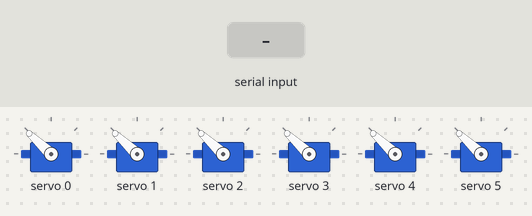
Bench run of a sketch on a simulated Arduino Nano, built with avr-gcc and run on an emulated ATmega328P. Parts: 6 × servo. The inputs (shaded band) are chosen by the test bench. What the sketch prints to the serial monitor is not drawn.

Above: at 1.5 s.
1.6 s: "T:\n" received over Serial
At 2.5 s:
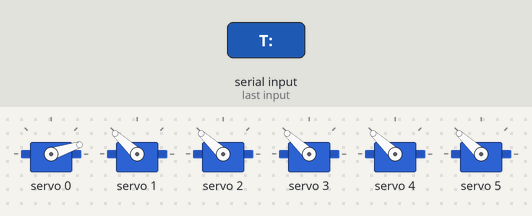
4.2 s: "L:\n" received over Serial
5.7 s: "T:90\n" received over Serial
Timing chart, 0 to 8.7 s (numbered marks = the images above; inputs shaded):
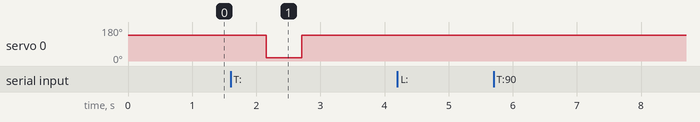

The sketch:

phase2_one_cell_pca9685.ino
```cpp
/*
  Fingertip Phase 2: one braille cell on one PCA9685 board.

  Wiring:
    Nano A4  -> PCA9685 SDA
    Nano A5  -> PCA9685 SCL
    Nano 5V  -> PCA9685 VCC
    Nano GND -> PCA9685 GND

    External 5V + -> PCA9685 V+ screw terminal
    External 5V - -> PCA9685 GND screw terminal

    Servo channels:
      Channel 0 = dot 1
      Channel 1 = dot 2
      Channel 2 = dot 3
      Channel 3 = dot 4
      Channel 4 = dot 5
      Channel 5 = dot 6

  Serial Monitor:
    9600 baud, newline ending
    T:0 through T:5 -> test one servo
    R               -> lower all dots
    L:A             -> show braille A
    L:Q             -> show braille Q

  Calibration:
    Your Phase 1 mechanism raised when moving from 90 to 0, so this sketch uses:
      DOWN_ANGLE = 90
      UP_ANGLE   = 0
    If the pins move backward, swap those two values.
*/

#include <Wire.h>
#include <Adafruit_PWMServoDriver.h>

Adafruit_PWMServoDriver pwm = Adafruit_PWMServoDriver(0x40);

const int SERVO_FREQ_HZ = 50;
const int SERVO_MIN_PULSE = 150;
const int SERVO_90_PULSE = 400;
const int DOWN_ANGLE = 90;
const int UP_ANGLE = 0;
const int WRITE_GAP_MS = 50;
const int TEST_HOLD_MS = 500;

const bool BRAILLE[26][6] = {
  {1, 0, 0, 0, 0, 0},  // A
  {1, 1, 0, 0, 0, 0},  // B
  {1, 0, 0, 1, 0, 0},  // C
  {1, 0, 0, 1, 1, 0},  // D
  {1, 0, 0, 0, 1, 0},  // E
  {1, 1, 0, 1, 0, 0},  // F
  {1, 1, 0, 1, 1, 0},  // G
  {1, 1, 0, 0, 1, 0},  // H
  {0, 1, 0, 1, 0, 0},  // I
  {0, 1, 0, 1, 1, 0},  // J
  {1, 0, 1, 0, 0, 0},  // K
  {1, 1, 1, 0, 0, 0},  // L
  {1, 0, 1, 1, 0, 0},  // M
  {1, 0, 1, 1, 1, 0},  // N
  {1, 0, 1, 0, 1, 0},  // O
  {1, 1, 1, 1, 0, 0},  // P
  {1, 1, 1, 1, 1, 0},  // Q
  {1, 1, 1, 0, 1, 0},  // R
  {0, 1, 1, 1, 0, 0},  // S
  {0, 1, 1, 1, 1, 0},  // T
  {1, 0, 1, 0, 0, 1},  // U
  {1, 1, 1, 0, 0, 1},  // V
  {0, 1, 0, 1, 1, 1},  // W
  {1, 0, 1, 1, 0, 1},  // X
  {1, 0, 1, 1, 1, 1},  // Y
  {1, 0, 1, 0, 1, 1},  // Z
};

String inputLine = "";

int pulseForAngle(int angle) {
  angle = constrain(angle, 0, 90);
  return map(angle, 0, 90, SERVO_MIN_PULSE, SERVO_90_PULSE);
}

void setChannel(int channel, bool up) {
  int angle = up ? UP_ANGLE : DOWN_ANGLE;
  pwm.setPWM(channel, 0, pulseForAngle(angle));
  delay(WRITE_GAP_MS);
}

void clearAll() {
  for (int channel = 0; channel < 6; channel++) {
    setChannel(channel, false);
  }
  Serial.println("CLEAR");
}

void testChannel(int channel) {
  if (channel < 0 || channel > 5) {
    Serial.println("ERR TEST_RANGE_0_5");
    return;
  }

  setChannel(channel, false);
  delay(TEST_HOLD_MS);
  setChannel(channel, true);
  delay(TEST_HOLD_MS);
  setChannel(channel, false);
  Serial.print("TESTED ");
  Serial.println(channel);
}

void showLetter(char letter) {
  letter = toupper(letter);

  if (letter < 'A' || letter > 'Z') {
    Serial.println("ERR LETTER_A_Z");
    return;
  }

  int index = letter - 'A';
  for (int dot = 0; dot < 6; dot++) {
    setChannel(dot, BRAILLE[index][dot]);
  }

  Serial.print("SHOW ");
  Serial.println(letter);
}

void handleCommand(String command) {
  command.trim();
  command.toUpperCase();

  if (command.length() == 0) {
    return;
  }

  if (command == "R") {
    clearAll();
    return;
  }

  if (command.startsWith("T:")) {
    testChannel(command.substring(2).toInt());
    return;
  }

  if (command.startsWith("L:") && command.length() >= 3) {
    showLetter(command.charAt(2));
    return;
  }

  Serial.println("ERR BAD_COMMAND");
}

void setup() {
  Serial.begin(9600);
  Wire.begin();
  pwm.begin();
  pwm.setPWMFreq(SERVO_FREQ_HZ);
  delay(10);

  clearAll();
  Serial.println("READY");
}

void loop() {
  while (Serial.available()) {
    char c = Serial.read();
    if (c == '\n' || c == '\r') {
      handleCommand(inputLine);
      inputLine = "";
    } else {
      inputLine += c;
    }
  }
}
```

Measured:
- after the input at 1.6 s, servo 0: 137° → 18° after 0.55 s, → 137° 0.55 s later
- after the input at 4.2 s, every drawn part: stays the same
- after the input at 5.7 s, every drawn part: stays the same
